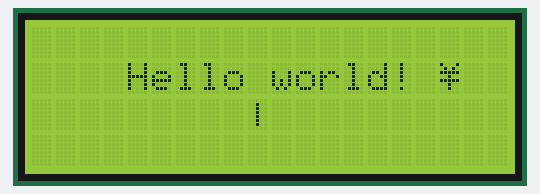
Recording of a sketch running on a simulated Arduino Uno, built with avr-gcc and run on an emulated ATmega328P. Shown: 20×4 character LCD.

Above: at 0.14 s.

The sketch:

LcdSpinner.ino
```cpp
#include <Wire.h>
#include <LiquidCrystal_I2C.h>

LiquidCrystal_I2C lcd(0x27, 20, 4);

byte backslash[8] = {
  0b00000,
  0b10000,
  0b01000,
  0b00100,
  0b00010,
  0b00001,
  0b00000,
  0b00000
};

byte bar[8] = {
  0b00000,
  0b00100,
  0b00100,
  0b00100,
  0b00100,
  0b00100,
  0b00100,
  0b00000
};


void setup()
{
  lcd.init();
  lcd.createChar(0, bar);
  lcd.createChar(3, backslash);
  lcd.backlight();
  lcd.setCursor(4, 1);
  lcd.print("Hello world! \\");

  Serial.begin(9600);
}

void tickSpinner(int i, int j, int val)
{
    lcd.setCursor(i, j);
    switch (val) {
      case 0:
        lcd.write(byte(0)); // pipe
        break;
      case 1:
        lcd.print("/");
        break;
      case 2:
        lcd.print("-");
        break;
      case 3:
        lcd.write(byte(3)); // backslash
        break;
    }
}

static int tick = 0;

void loop()
{
  tickSpinner(9, 2, tick);
  if (++tick > 3) tick = 0;
  delay(100);
}
```

Measured:
- by itself, everything shown: repeats every 0.41 s, in 4 steps
